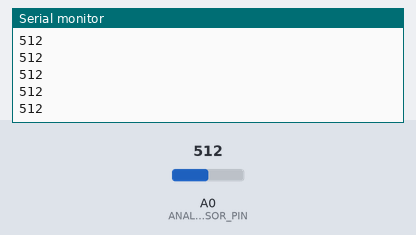
Recording of a sketch running on a simulated Arduino Uno, built with avr-gcc and run on an emulated ATmega328P. Parts: the last lines printed to the serial monitor. Inputs (shaded band) come from the test bench; at power-on: A0 (ANALOG_SENSOR_PIN) = 512.

Above: at 1.2 s.
1.3 s: A0 (ANALOG_SENSOR_PIN) set to 716
At 1.31 s:
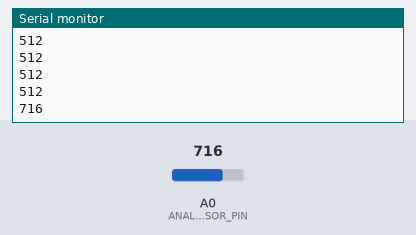
2.8 s: A0 (ANALOG_SENSOR_PIN) set to 900
At 2.81 s:
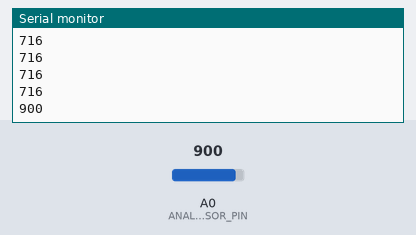
Timing chart, 0 to 5.8 s (numbered marks = the images above; inputs shaded):
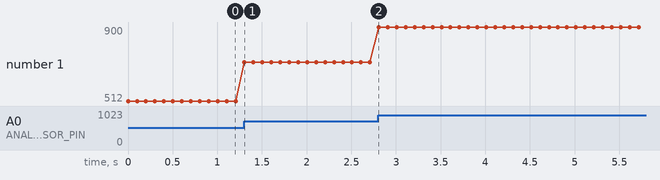

The sketch:

bReducer.ino
```cpp
#define ANALOG_SENSOR_PIN  A0
#define DIGITAL_SENSOR_PIN 3

void setup()
{
  Serial.begin(9600);
}

void loop()
{
  Serial.println(analogRead(ANALOG_SENSOR_PIN));
  delay(100);
}
```

Measured:
- after the input at 1.3 s, the serial monitor: prints a new line at once (image 1)
- after the input at 2.8 s, the serial monitor: prints a new line at once (image 2)
- plotted number 1: 512 → 716 after the input at 1.3 s, 716 → 900 after the input at 2.8 s
